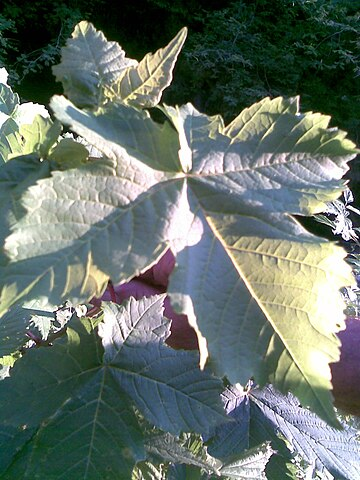
#> input picture NA/Problem 5/img.jpg, 360 x 480 px
$ python main.py
#> lines starting #> are read from the running program, lines starting #| are printed output that depends on the picture
#> further down, image is the input picture: shape (480, 360, 3); mean R, G, B 103.5, 115.4, 107.6
import numpy as np
import math
from PIL import Image
import os

path = os.path.join(os.path.dirname(__file__), "img.jpg")

def scale_image(image, scale_factor):
#> called with scale_factor = 2
    height, width, channels = image.shape
#> height = 480; width = 360; channels = 3

    new_height = int(height * scale_factor)
#> new_height = 960
    new_width = int(width * scale_factor)
#> new_width = 720

    output = np.zeros((new_height, new_width, channels), dtype=np.uint8)

    for i in range(new_height):
        for j in range(new_width):
            original_x = min(int(j / scale_factor), width - 1)
            original_y = min(int(i / scale_factor), height - 1)

            output[i, j] = image[original_y, original_x]
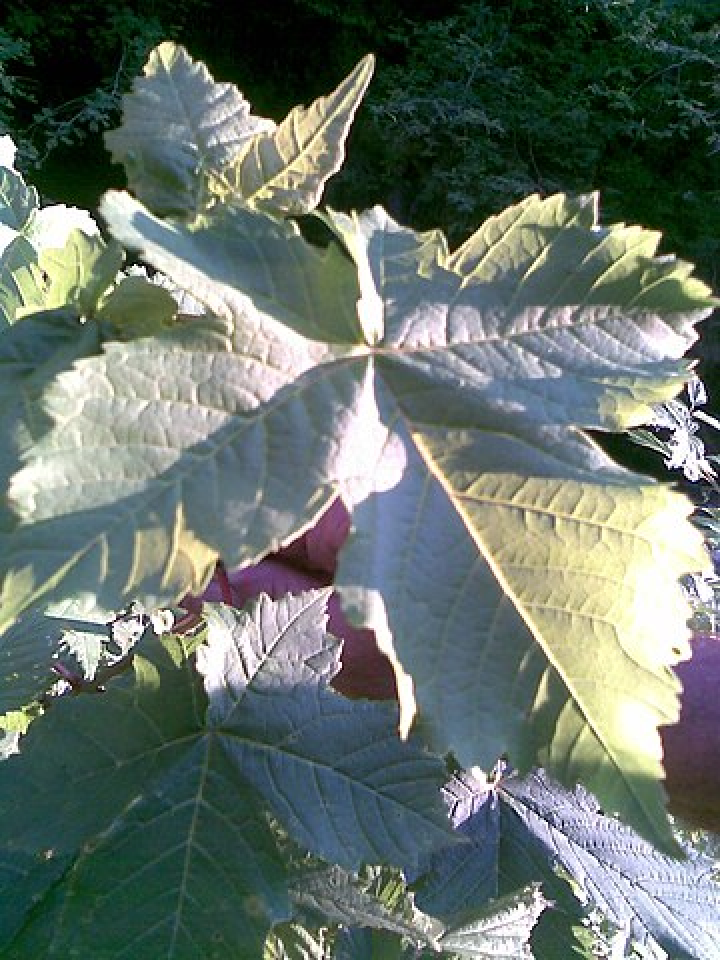
#> output: shape (960, 720, 3); mean R, G, B 103.5, 115.4, 107.6

    return output

image = np.array(Image.open(path))
scaled_image = scale_image(image, 2)

Image.fromarray(scaled_image).save(os.path.join(os.path.dirname(__file__), 'scaled_image.jpg'))
